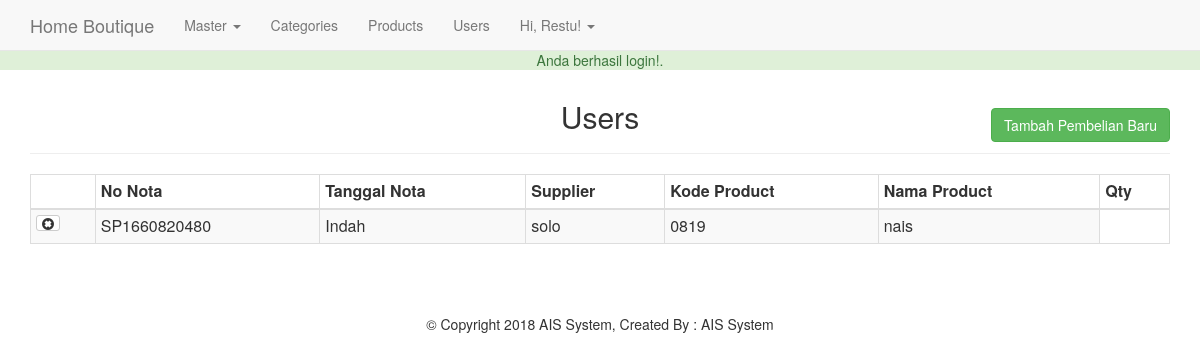
/admin/Pembelian.php (signed in), run on the app's committed database.
### tables this page shows
CREATE TABLE `supplier`  (
  `id_supplier` varchar(15) NOT NULL,
  `supplier` varchar(50) NULL DEFAULT NULL,
  `alamat` text NULL,
  `telepon` varchar(20) NULL DEFAULT NULL,
  `keterangan` text NULL,
  `tglmasuk` date NULL DEFAULT NULL,
  PRIMARY KEY (`id_supplier`) USING BTREE
);

### admin/Pembelian.php (the view, shortened to what this page needs)
<?php
  require_once '../core/init.php';
  include 'includes/head.php';
  include 'includes/navigation.php';
  $brandQ = $db->query("SELECT * FROM products ORDER BY id");
  if (isset($_GET['add'])) {
    $nonota = ((isset($_POST['nonota']))?sanitize($_POST['nonota']):'NT'.rand());
    $tglnota = ((isset($_POST['tglnota']))?sanitize($_POST['tglnota']):'');
    $idproduct = ((isset($_POST['idproduct']))?sanitize($_POST['idproduct']):'');
    $qty = ((isset($_POST['qty']))?sanitize($_POST['qty']):'');
    $errors = array();
    if ($_POST) {
      $emailQuery = $db->query("SELECT * FROM Pembelian WHERE nonota = '$nonota'");
      $hitung = mysqli_num_rows($emailQuery);
      if ($hitung != 0) {
        $errors[] = 'No NOta ini sudah ada didalam database, Tolong masukkan No NOta yang lain!';
      }
      $required = array('nonota', 'tglnota', 'idproduct', 'qty');
      foreach ($required as $f) {
        if (empty($_POST[$f])) {
          $errors[] = 'Kolom tidak boleh ada yang kosong 1 pun!!!';
          break;
        }
      }
      if (!empty($errors)) {
        echo display_errors($errors);
      }else{
        $db->query("INSERT INTO Pembelian VALUES ('$nonota','$tglnota',$idproduct,$qty)");
        $_SESSION['success_flash'] = 'Users berhasil ditambahkan!';
        header('Location: Pembelian.php');
      }
    }
?>
<div class="container">
  <h2 class="text-center">Tambah Supplier</h2><hr>
  <form action="Supplier.php?add=1" method="post">
    <div class="form-group col-md-6">
      <label for="nama">Nomer Nota:</label>
      <input type="text" name="nonota" id="nonota" class="form-control" value="<?=$nonota;?>" readonly>
    </div>
    <div class="form-group col-md-6">
      <label for="email">Tanggal Nota:</label>
      <input type="date" name="tglnota" id="tglnota" class="form-control" value="<?=$tglnota;?>">
    </div>
    <div class="form-group col-md-3">
      <label for="brand">Product :*</label>
      <select class="form-control" name="idproduct" id="idproduct">
        <option value=""<?=(($idproduct == '')?' selected':'');?>></option>
        <?php foreach ($brandQ as $b) : ?>
          <option value="<?=$b['id'];?>"<?=(($idproduct == $b['id'])?' selected':'');?>>
            <?=$b['title'];?>
          </option>
        <?php endforeach; ?>
      </select>
    </div>
    <div class="form-group col-md-6">
      <label for="email">Jumlah:</label>
      <input type="number" name="qty" id="qty" class="form-control" value="<?=$qty;?>">
    </div>
    <div class="form-group pull-right" style="margin-top: 25px;">
      <a href="users.php" class="btn btn-default">Cancel</a>
      <input type="submit" class="btn btn-primary" value="Tambah User">
    </div>
  </form>
</div>
<?php
  }else{
  $userQuery = $db->query("SELECT * FROM Supplier ORDER BY id_supplier");
?>
<div class="container">
  <h2 class="text-center">Users</h2>
  <a href="Pembelian.php?add=1" class="btn btn-success pull-right" id="add-product-btn">Tambah Pembelian Baru</a>
  <hr>
  <table class="table table-bordered table-striped table-condensed">
    <thead><th></th><th>No Nota</th><th>Tanggal Nota</th><th>Supplier</th><th>Kode Product</th><th>Nama Product</th><th>Qty</th></thead>
    <tbody>
      <?php foreach($userQuery as $user) : ?>
      <tr>
        <td>
            <a href="Supplier.php?delete=<?=$user['id_supplier'];?>" class="btn btn-default btn-xs" onclick="return confirm('Yakin akan menghapus Supplier ini!');">
              <span class="glyphicon glyphicon-remove-sign"></span>
            </a>
        </td>
        <td><?=$user['id_supplier'];?></td>
        <td><?=$user['supplier'];?></td>
        <td><?=$user['alamat'];?></td>
        <td><?=$user['telepon'];?></td>
        <td><?=$user['keterangan'];?></td>
      </tr>
      <?php endforeach; ?>
    </tbody>
  </table>
</div>
<?php } include 'includes/footer.php'; ?>

### css/main.css (style rules this page uses)
body { padding-top: 50px; }
#add-product-btn { margin-top: -35px; }

### data on the page
supplier: id_supplier "SP1660820480", supplier "Indah", alamat "solo", telepon "0819", keterangan "nais"

### other printed values
$_SESSION['success_flash'] "Anda berhasil login!."
$user_data['first'] "Restu"
